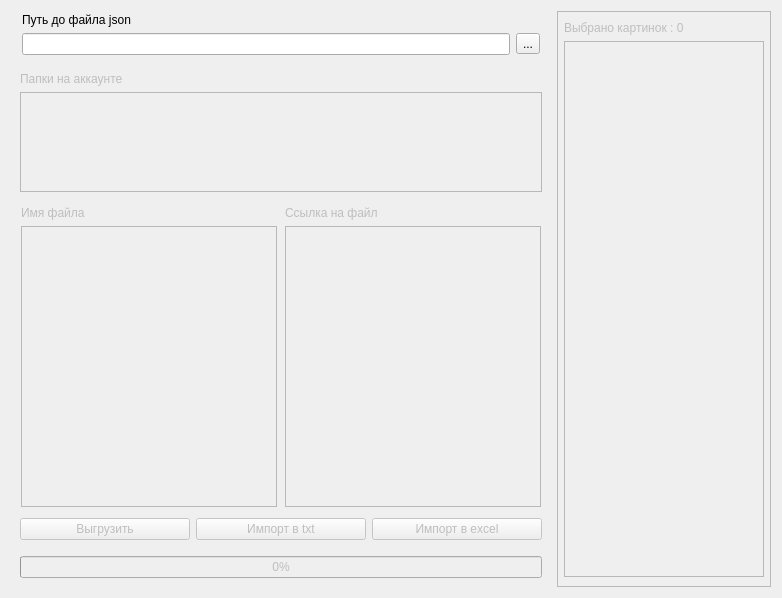
<?xml version="1.0" encoding="UTF-8"?>
<ui version="4.0">
 <class>Widget</class>
 <widget class="QWidget" name="Widget">
  <property name="geometry">
   <rect>
    <x>0</x>
    <y>0</y>
    <width>782</width>
    <height>598</height>
   </rect>
  </property>
  <property name="windowTitle">
   <string>Выгрузка в Google Drive</string>
  </property>
  <layout class="QGridLayout" name="gridLayout_8">
   <item row="0" column="0">
    <widget class="QWidget" name="widget_6" native="true">
     <layout class="QGridLayout" name="gridLayout_6">
      <property name="leftMargin">
       <number>11</number>
      </property>
      <property name="topMargin">
       <number>2</number>
      </property>
      <property name="rightMargin">
       <number>11</number>
      </property>
      <property name="bottomMargin">
       <number>2</number>
      </property>
      <item row="1" column="1">
       <widget class="QToolButton" name="toolButton">
        <property name="text">
         <string>...</string>
        </property>
       </widget>
      </item>
      <item row="1" column="0">
       <widget class="QLineEdit" name="lineEdit"/>
      </item>
      <item row="0" column="0">
       <widget class="QLabel" name="label_4">
        <property name="text">
         <string>Путь до файла json</string>
        </property>
       </widget>
      </item>
     </layout>
    </widget>
   </item>
   <item row="0" column="1" rowspan="2">
    <widget class="QFrame" name="frame">
     <property name="enabled">
      <bool>false</bool>
     </property>
     <property name="frameShape">
      <enum>QFrame::StyledPanel</enum>
     </property>
     <property name="frameShadow">
      <enum>QFrame::Raised</enum>
     </property>
     <layout class="QGridLayout" name="gridLayout_7">
      <property name="leftMargin">
       <number>1</number>
      </property>
      <property name="rightMargin">
       <number>1</number>
      </property>
      <item row="0" column="0">
       <widget class="QLabel" name="label_5">
        <property name="text">
         <string>Выбрано картинок : 0</string>
        </property>
       </widget>
      </item>
      <item row="1" column="0">
       <widget class="QTableWidget" name="tableWidget">
        <property name="maximumSize">
         <size>
          <width>200</width>
          <height>16777215</height>
         </size>
        </property>
       </widget>
      </item>
     </layout>
    </widget>
   </item>
   <item row="1" column="0">
    <widget class="QWidget" name="widget" native="true">
     <property name="enabled">
      <bool>false</bool>
     </property>
     <layout class="QGridLayout" name="gridLayout_5">
      <item row="4" column="0" colspan="2">
       <widget class="QWidget" name="widget_4" native="true">
        <layout class="QGridLayout" name="gridLayout_4">
         <property name="leftMargin">
          <number>0</number>
         </property>
         <property name="topMargin">
          <number>4</number>
         </property>
         <property name="rightMargin">
          <number>0</number>
         </property>
         <property name="bottomMargin">
          <number>10</number>
         </property>
         <item row="0" column="0">
          <widget class="QPushButton" name="pushButton">
           <property name="text">
            <string>Выгрузить</string>
           </property>
          </widget>
         </item>
         <item row="0" column="1">
          <widget class="QPushButton" name="pushButton_txt">
           <property name="enabled">
            <bool>false</bool>
           </property>
           <property name="text">
            <string>Импорт в txt</string>
           </property>
          </widget>
         </item>
         <item row="0" column="2">
          <widget class="QPushButton" name="pushButton_excel">
           <property name="enabled">
            <bool>false</bool>
           </property>
           <property name="text">
            <string>Импорт в excel</string>
           </property>
          </widget>
         </item>
        </layout>
       </widget>
      </item>
      <item row="3" column="1">
       <widget class="QWidget" name="widget_5" native="true">
        <layout class="QGridLayout" name="gridLayout_3">
         <property name="leftMargin">
          <number>1</number>
         </property>
         <property name="topMargin">
          <number>1</number>
         </property>
         <property name="rightMargin">
          <number>1</number>
         </property>
         <property name="bottomMargin">
          <number>1</number>
         </property>
         <property name="horizontalSpacing">
          <number>1</number>
         </property>
         <item row="2" column="0">
          <widget class="QTextBrowser" name="textBrowser_url"/>
         </item>
         <item row="1" column="0">
          <widget class="QLabel" name="label_3">
           <property name="text">
            <string>Ссылка на файл</string>
           </property>
          </widget>
         </item>
        </layout>
       </widget>
      </item>
      <item row="3" column="0">
       <widget class="QWidget" name="widget_2" native="true">
        <layout class="QGridLayout" name="gridLayout">
         <property name="leftMargin">
          <number>1</number>
         </property>
         <property name="topMargin">
          <number>1</number>
         </property>
         <property name="rightMargin">
          <number>1</number>
         </property>
         <property name="bottomMargin">
          <number>1</number>
         </property>
         <item row="2" column="0">
          <widget class="QTextBrowser" name="textBrowser_name"/>
         </item>
         <item row="1" column="0">
          <widget class="QLabel" name="label_2">
           <property name="text">
            <string>Имя файла</string>
           </property>
          </widget>
         </item>
        </layout>
       </widget>
      </item>
      <item row="5" column="0" colspan="2">
       <widget class="QProgressBar" name="progressBar">
        <property name="value">
         <number>0</number>
        </property>
       </widget>
      </item>
      <item row="2" column="0" colspan="2">
       <widget class="QWidget" name="widget_3" native="true">
        <layout class="QGridLayout" name="gridLayout_2">
         <property name="leftMargin">
          <number>1</number>
         </property>
         <property name="topMargin">
          <number>1</number>
         </property>
         <property name="rightMargin">
          <number>1</number>
         </property>
         <property name="bottomMargin">
          <number>0</number>
         </property>
        </layout>
       </widget>
      </item>
      <item row="0" column="0">
       <widget class="QLabel" name="label">
        <property name="text">
         <string>Папки на аккаунте</string>
        </property>
       </widget>
      </item>
      <item row="1" column="0" colspan="2">
       <widget class="QListWidget" name="listWidget">
        <property name="maximumSize">
         <size>
          <width>16777215</width>
          <height>100</height>
         </size>
        </property>
       </widget>
      </item>
     </layout>
    </widget>
   </item>
  </layout>
 </widget>
 <resources/>
 <connections/>
</ui>
